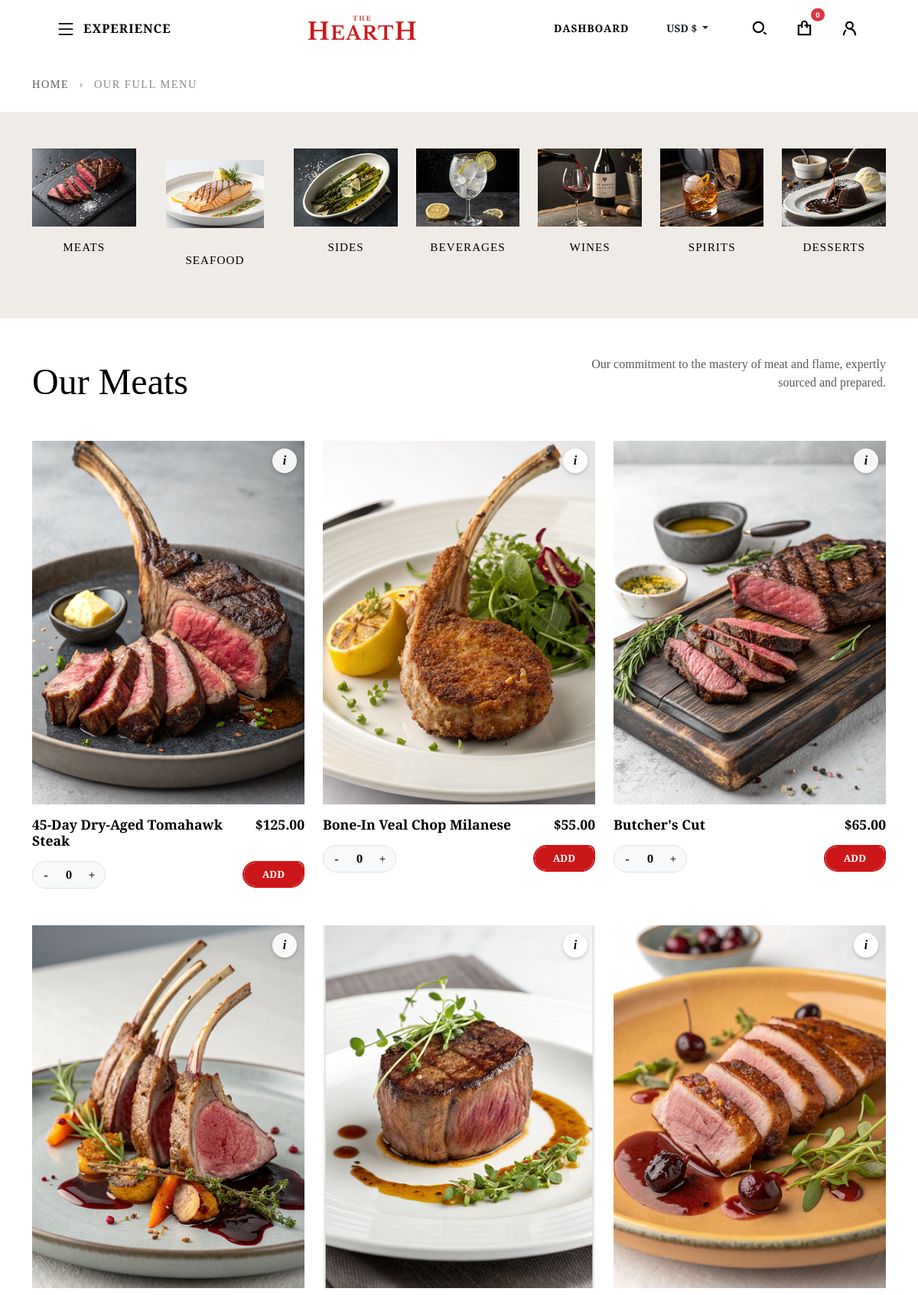
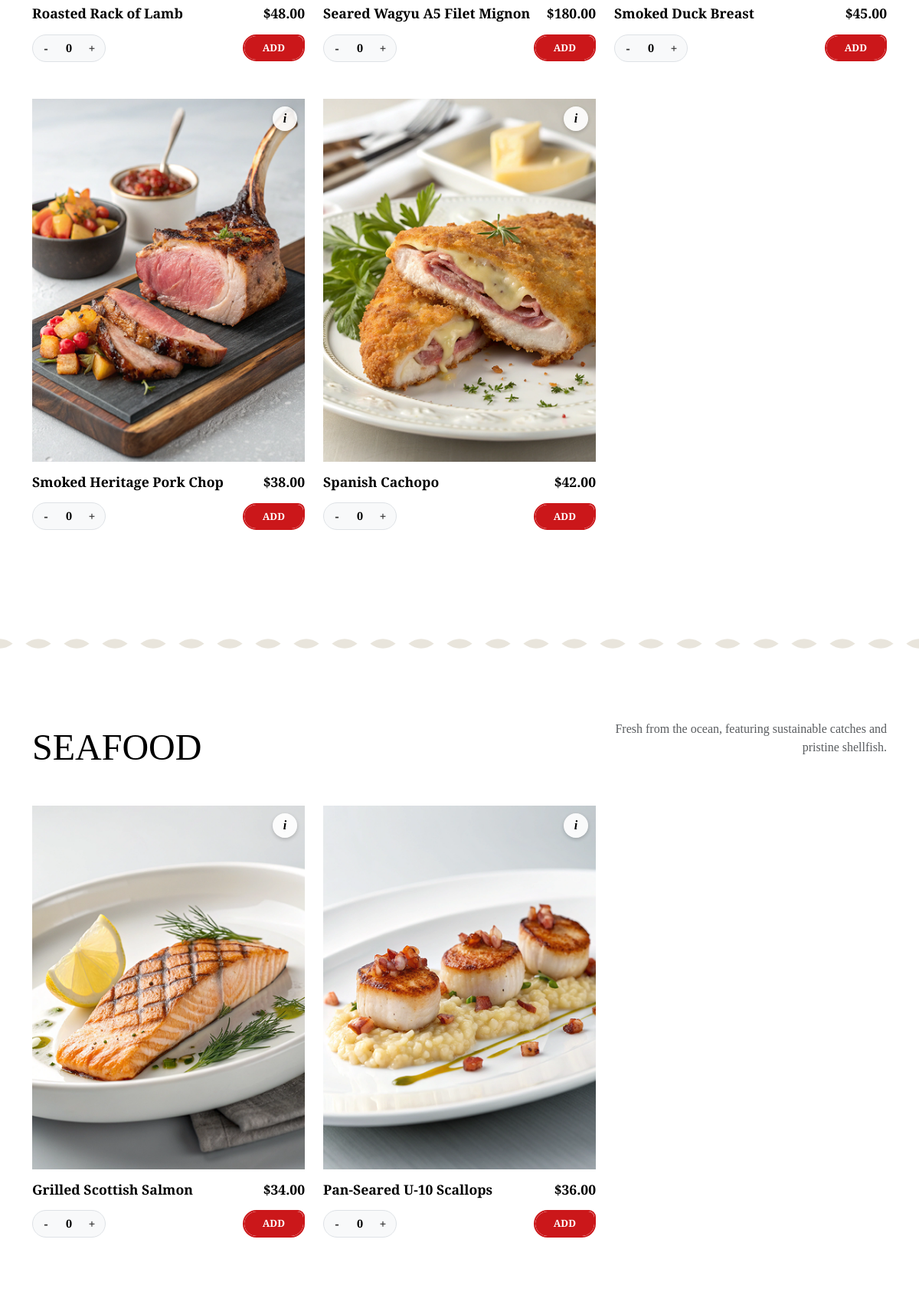
Screenshot of /index.php?controller=Product (signed in, upper part) with the database file from the repository (2 pictures, top to bottom).
### tables this page shows
CREATE TABLE `product` (
  `product_id` int(11) NOT NULL,
  `name` varchar(50) NOT NULL,
  `description` text DEFAULT NULL,
  `base_price` decimal(10,2) NOT NULL,
  `product_type` varchar(50) DEFAULT NULL,
  `image` varchar(255) DEFAULT NULL,
  `available` tinyint(1) NOT NULL DEFAULT 1,
  `is_featured` tinyint(1) DEFAULT 0
);

### controllers/ProductController.php (called while the page is built)
<?php
include_once __DIR__ . '/../models/ProductDAO.php';
class ProductController {
    public function index() {
        $allProducts = ProductDAO::getAllProducts();
        include __DIR__ . '/../views/menu/index.php';
    }
}
?>

### models/ProductDAO.php (called while the page is built, shortened)
<?php
include_once __DIR__ . '/Product.php';
class ProductDAO {
    public static function getAllProducts() {
        $con = Database::connect();
        $stmt = $con->prepare("SELECT * FROM product WHERE available = 1 ORDER BY name ASC");
        $stmt->execute();
        $result = $stmt->get_result();
        $productList = [];
        while ($product = $result->fetch_object('Product')) {
            $productList[] = $product;
        }
        return $productList;
    }
}
?>

### models/Product.php (called while the page is built, shortened)
<?php
class Product {
    private $product_id;
    private $name;
    private $description;
    private $base_price;
    private $product_type;
    private $image;
    public function getProductId() { return $this->product_id; }
    public function getName() { return $this->name; }
    public function getDescription() { return $this->description; }
    public function getBasePrice() { return $this->base_price; }
    public function getProductType() { return $this->product_type; }
    public function getImage() { return $this->image; }
}
?>

### views/menu/index.php (the view, shortened to what this page needs)
<?php
$display_titles = [
    'Meats'     => 'MEATS',
    'Seafood'   => 'SEAFOOD',
    'Sides'     => 'SIDES',
    'Beverages' => 'BEVERAGES',
    'Wines'     => 'WINES',
    'Spirits'   => 'SPIRITS',
    'Desserts'  => 'DESSERTS'
];
$category_images = [
    'Meats'     => 'img/meats-section-logo.png',
    'Seafood'   => 'img/seafood-section-logo.png',
    'Sides'     => 'img/sides-section-logo.png',
    'Beverages' => 'img/beverages-section-logo.png',
    'Wines'     => 'img/wines-section-logo.png',
    'Spirits'   => 'img/spirits-section-logo.png',
    'Desserts'  => 'img/desserts-section-logo.png'
];
$section_descriptions = [
    'Meats'     => 'Our commitment to the mastery of meat and flame, expertly sourced and prepared.',
    'Seafood'   => 'Fresh from the ocean, featuring sustainable catches and pristine shellfish.',
    'Sides'     => 'The perfect accompaniments, crafted to elevate your main course.',
    'Beverages' => 'Refreshing non-alcoholic options, from artisanal sodas to fresh juices.',
    'Wines'     => 'A curated cellar selection featuring bold reds and crisp whites.',
    'Spirits'   => 'Small-batch bourbons, aged gins, and premium whiskies.',
    'Desserts'  => 'Decadent finales to complete your dining experience.'
];
$menu_items = [];
if (isset($allProducts)) {
    foreach ($allProducts as $product) {
        $type = $product->getProductType();
        $menu_items[$type][] = $product;
    }
}
?>
<div class="container mt-4 mb-4">
    <span class="breadcrumbs-text text-uppercase">
        <a href="/" class="text-decoration-none text-muted">HOME</a> <span class="mx-2">›</span> OUR FULL MENU
    </span>
</div>
<section class="menu-cat-nav-bar py-5 mb-5" style="background-color: #EFEBE6;">
    <div class="container">
        <div class="d-flex justify-content-between align-items-start gap-4 overflow-auto pb-3" style="scrollbar-width: none;">
            <?php foreach ($display_titles as $db_type => $title):
                if (isset($category_images[$db_type])):
                    $img_path = '/DAW2/thehearth/public/' . $category_images[$db_type];
                    $custom_style = ($db_type === 'Seafood') ? 'padding: 15px;' : '';
            ?>
                    <a href="#section-<?= $db_type ?>" class="cat-nav-item text-decoration-none text-center">
                        <div class="cat-thumb mb-3">
                            <img src="<?= $img_path ?>" alt="<?= $title ?>" style="<?= $custom_style ?>">
                        </div>
                        <span class="cat-title"><?= $title ?></span>
                    </a>
            <?php endif;
            endforeach; ?>
        </div>
    </div>
</section>
<?php
$active_sections = [];
foreach ($display_titles as $type => $title) {
    if (!empty($menu_items[$type])) {
        $active_sections[] = $type;
    }
}
foreach ($active_sections as $index => $type):
    $title = $display_titles[$type];
    $items = $menu_items[$type];
?>
    <div class="container mb-5" id="section-<?= $type ?>">
        <div class="row align-items-end mb-5">
            <div class="col-md-6">
                <h1 class="section-main-title">
                    <?= ($type === 'Meats') ? 'Our Meats' : $title ?>
                </h1>
            </div>
            <div class="col-md-6 text-md-end text-start">
                <p class="section-description text-muted">
                    <?= $section_descriptions[$type] ?? '' ?>
                </p>
            </div>
        </div>
        <div class="row">
            <?php foreach ($items as $item): ?>
                <div class="col-lg-4 col-md-6 mb-5">
                    <div class="menu-product-card h-100 position-relative">
                        <div class="menu-img-wrapper mb-3 product-image-wrapper">
                            <img src="/DAW2/thehearth/public/<?= $item->getImage() ?>" alt="<?= $item->getName() ?>">
                            <button type="button" class="info-icon-btn"
                                data-bs-toggle="tooltip"
                                data-bs-placement="left"
                                data-bs-html="true"
                                title="<strong>Description:</strong><br><?= htmlspecialchars($item->getDescription()) ?>">
                                i
                            </button>
                        </div>
                        <div class="d-flex justify-content-between align-items-start mb-2">
                            <h3 class="product-name mb-0 lh-1"><?= $item->getName() ?></h3>
                            <span class="fw-bold fs-5 text-nowrap ms-2 lh-1 product-price" data-usd="<?= $item->getBasePrice() ?>">
                                $<?= number_format($item->getBasePrice(), 2) ?>
                            </span>
                        </div>
                        <div class="d-flex align-items-center justify-content-between mt-3">
                            <div class="quantity-pill">
                                <button class="qty-btn" onclick="updateQty(<?= $item->getProductId() ?>, -1)">-</button>
                                <span class="qty-display" id="qty-<?= $item->getProductId() ?>">0</span>
                                <button class="qty-btn" onclick="updateQty(<?= $item->getProductId() ?>, 1)">+</button>
                            </div>
                            <button class="btn btn-sm btn-hearth-add"
                                onclick="if(checkAuthAndRedirect()) { addToCart(<?= $item->getProductId() ?>); }">
                                ADD
                            </button>
                        </div>
                    </div>
                </div>
            <?php endforeach; ?>
        </div>
    </div>
    <?php if ($index < count($active_sections) - 1): ?>
        <div class="hearth-section-divider"></div>
    <?php endif; ?>
<?php endforeach; ?>

### public/css/styles.css (style rules this page uses)
:root { --hearth-red: #CB171A; --hearth-beige: #EFEBE6; --hearth-grey: #757575; --hearth-black: #000000; --hearth-white: #FFFFFF; }
body { font-family: 'Libre Baskerville', serif; background-color: var(--hearth-white); color: var(--hearth-black); padding: 0 var(--page-margin); margin: 0; overflow-x: hidden; }
.btn-sm { padding: 8px 25px; font-size: 0.8rem; }
.breadcrumbs-text { font-size: 0.9rem; letter-spacing: 1.5px; color: #888; font-family: 'Libre Baskerville', serif; }
.menu-cat-nav-bar { width: 100%; }
.cat-nav-item { display: flex; flex-direction: column; align-items: center; min-width: 120px; }
.cat-thumb { width: 100%; aspect-ratio: 4 / 3; overflow: hidden; }
.cat-thumb img { width: 100%; height: 100%; object-fit: cover; }
.cat-title { font-family: 'Libre Baskerville', serif; font-size: 0.95rem; letter-spacing: 1px; color: #000000; transition: color 0.3s ease; text-transform: uppercase; }
.section-main-title { font-family: 'Libre Baskerville', serif; font-size: 3rem; color: #000000; margin: 0; }
.section-description { font-family: 'Libre Baskerville', serif; font-size: 1rem; line-height: 1.5; max-width: 400px; margin-left: auto; }
.menu-product-card { text-align: left; }
.menu-product-card .fs-5 { font-size: 1.1rem !important; color: #000000; line-height: 1.2 !important; margin-top: 0; }
.menu-img-wrapper { width: 100%; aspect-ratio: 3 / 4; overflow: hidden; background-color: #f5f5f5; }
.menu-img-wrapper img { width: 100%; height: 100%; object-fit: cover; transition: transform 0.5s ease; }
.product-name { font-family: 'Libre Baskerville', serif; font-size: 1.1rem; font-weight: 700; line-height: 1.2 !important; color: #000000; }
.hearth-section-divider { width: 100%; height: 40px; margin: 80px 0; background-repeat: repeat-x; background-position: center; background-size: 50px 25px; opacity: 0.9; }
.product-image-wrapper { position: relative; overflow: hidden; }
.info-icon-btn { position: absolute; top: 10px; right: 10px; width: 32px; height: 32px; background-color: rgba(255, 255, 255, 0.9); border-radius: 50%; display: flex; align-items: center; justify-content: center; color: #000; font-weight: bold; font-family: serif; font-style: italic; cursor: pointer; box-shadow: 0 2px 5px rgba(0,0,0,0.2); border: none; transition: all 0.2s ease; z-index: 10; }
.quantity-pill { display: flex; align-items: center; background-color: #f8f9fa; border: 1px solid #dee2e6; border-radius: 50rem; padding: 2px; width: fit-content; }
.qty-btn { width: 30px; height: 30px; border-radius: 50%; border: none; background-color: transparent; font-weight: bold; color: #333; display: flex; align-items: center; justify-content: center; cursor: pointer; }
.qty-display { width: 30px; text-align: center; font-weight: 600; font-size: 0.9rem; user-select: none; }
.btn-hearth-add { display: inline-block; font-weight: 700; text-transform: uppercase; text-align: center; cursor: pointer; padding: 6px 1.5rem; border-radius: 50px 25px 50px 50px !important; background: transparent; color: #FFFFFF; border: 2px solid #CB171A !important; position: relative; overflow: hidden; z-index: 1; transition: color 0.4s ease-in-out; }
.btn-hearth-add::after { content: ''; position: absolute; inset: 0; background: #CB171A; z-index: -2; border-radius: inherit; }
.btn-hearth-add::before { content: ''; position: absolute; top: 50%; left: 50%; width: 500%; height: 500%; background: #FFFFFF; z-index: -1; transform: translate(-50%, -50%) rotate(45deg) translateX(100%); transition: transform 0.7s cubic-bezier(0.3, 1, 0.8, 1); }

### rows the page displays
product: image (picture), name "45-Day Dry-Aged Tomahawk Steak", base_price "125.00"
product: image (picture), name "Bone-In Veal Chop Milanese", base_price "55.00"
product: image (picture), name "Butcher's Cut", base_price "65.00"
product: image (picture), name "Roasted Rack of Lamb", base_price "48.00"
product: image (picture), name "Seared Wagyu A5 Filet Mignon", base_price "180.00"
product: image (picture), name "Smoked Duck Breast", base_price "45.00"
product: image (picture), name "Smoked Heritage Pork Chop", base_price "38.00"
product: image (picture), name "Spanish Cachopo", base_price "42.00"
product: image (picture), name "Grilled Scottish Salmon", base_price "34.00"
product: image (picture), name "Pan-Seared U-10 Scallops", base_price "36.00"

### other values shown
$_SESSION['cart_count'] "0"
$title "MEATS"
$title "SEAFOOD"
$title "SIDES"
$title "BEVERAGES"
$title "WINES"
$title "SPIRITS"
$title "DESSERTS"
$section_descriptions[$type] "Our commitment to the mastery of meat and flame, expertly sourced and prepared."
$section_descriptions[$type] "Fresh from the ocean, featuring sustainable catches and pristine shellfish."
